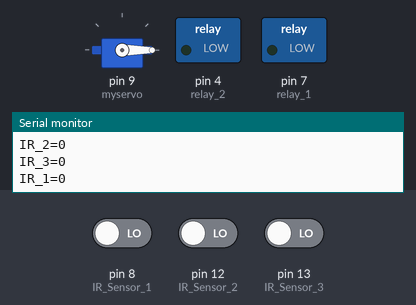
Bench run of a sketch on a simulated Arduino Uno, built with avr-gcc and run on an emulated ATmega328P. Parts: servo, switched loads named in the sketch (green lamp = pin HIGH), the last lines printed to the serial monitor. Inputs (shaded band) come from the test bench; at power-on: pin 8 (IR_Sensor_1) LOW, pin 12 (IR_Sensor_2) LOW, pin 13 (IR_Sensor_3) LOW.

Above: at 6.2 s.
6.3 s: pin 8 (IR_Sensor_1) driven HIGH and pin 12 (IR_Sensor_2) driven HIGH
At 9.1 s:
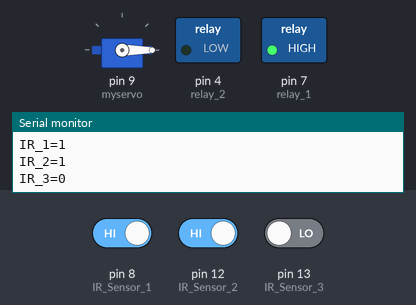
Timing chart, 0 to 15.3 s (numbered marks = the images above; inputs shaded):
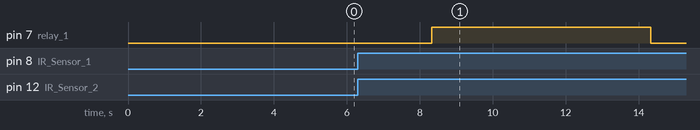

Measured:
- after the input at 6.3 s, pin 7 (relay_1): LOW → HIGH after 2.0 s, → LOW 6.0 s later

The sketch:

IR.ino
```cpp
#include <Servo.h>

Servo myservo;

// setting timer
int timer_wait = 5000;
int timer_water = 6000;
int timer_arm = 2000;
int timer_bubble = 1500;

// setting IR position
int IR_Sensor_1 = 8;
int IR_Sensor_2 = 12;
int IR_Sensor_3 = 13;

int IR_1;
int IR_2;
int IR_3;

// setting relay position
int relay_1 = 7;
int relay_2 = 4;

void setup(){
    Serial.begin(9600);
    pinMode(IR_Sensor_1, INPUT);
    pinMode(IR_Sensor_2, INPUT);
    pinMode(IR_Sensor_3, INPUT);
    pinMode(relay_1, OUTPUT);
    pinMode(relay_2, OUTPUT);
    myservo.attach(9);
    myservo.write(0);
    delay(timer_wait);
}

void loop(){
    Serial,printf("Hello");
    IR_1 = digitalRead(IR_Sensor_1);
    IR_2 = digitalRead(IR_Sensor_2);
    IR_3 = digitalRead(IR_Sensor_3);
    Serial.print("IR_1=");
    Serial.println(IR_1);
    Serial.print("IR_2=");
    Serial.println(IR_2);
    Serial.print("IR_3=");
    Serial.println(IR_3);

    //-------------------------------------

    // condition 1st -> valve milktea
    if (IR_1 == 1 && IR_2 == 1 && IR_3 == 0){
        delay(timer_arm); // add delay avoid start the arm before it arrives
        water_1();
        delay(timer_wait);
    }

    // condition 2ed -> valve blacktea
    if (IR_1 == 1 && IR_2 == 0 && IR_3 == 1){
        delay(timer_arm); // add delay avoid start the arm before it arrives
        water_2();
        delay(timer_wait);
    }

    // condition 3rd -> add bubble
    if (IR_1 == 0 && IR_2 == 1 && IR_3 == 1){
        delay(timer_arm); // add delay avoid start the arm before it arrives
        servo_bubble();
        delay(timer_wait);
    }

}

// add milktea
int water_1(){
    digitalWrite(relay_1, HIGH); // add water
    delay(timer_water);
    digitalWrite(relay_1, LOW); // stop water
}

// add blacktea
int water_2(){
    digitalWrite(relay_2, HIGH); // add water
    delay(timer_water);
    digitalWrite(relay_2, LOW); // stop water
}

// add bubble
int servo_bubble(){
    myservo.write(90);
    delay(timer_bubble);
    myservo.write(0);
}
```
